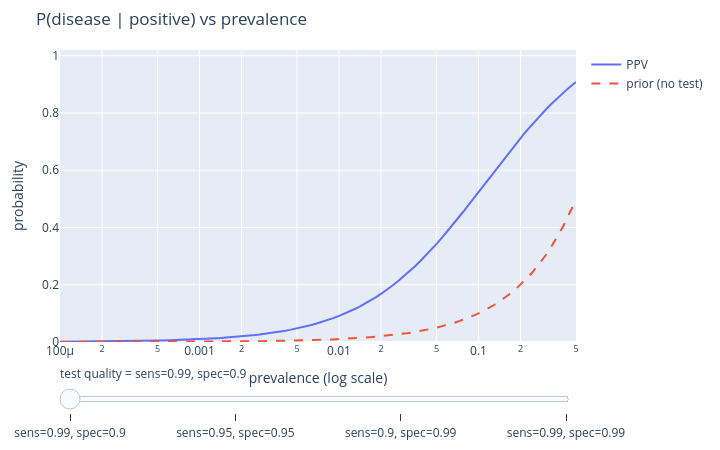

The cell this chart's notebook holds for it:
### Markdown cell above
## 4. Visualization — 有病率で PPV はどう動くか

PPV は有病率に強烈に依存します。下の Plotly スライダーで感度・特異度を変えながら、
**有病率 → PPV** の曲線を観察してください(静的 HTML でも動きます)。

- 有病率が低いほど、同じ検査でも PPV は急落する
- 特異度の改善は、低有病率域で感度の改善よりはるかに効く

### Code cell
# PPV vs prevalence, with a slider over (sensitivity, specificity) pairs.
prev_grid = np.logspace(-4, np.log10(0.5), 120)


def ppv_curve(sens, spec):
    return sens * prev_grid / (sens * prev_grid + (1 - spec) * (1 - prev_grid))


frames = []
for sens, spec in [(0.99, 0.90), (0.95, 0.95), (0.90, 0.99), (0.99, 0.99)]:
    frames.append((f"sens={sens}, spec={spec}",
                   [("PPV", ppv_curve(sens, spec), None),
                    ("prior (no test)", prev_grid, "dash")]))

fig = viz.plotly_curve_slider(prev_grid, frames, slider_name="test quality",
                              title="P(disease | positive) vs prevalence", ylim=(0, 1.02))
fig.update_xaxes(type="log", title="prevalence (log scale)")
fig.update_yaxes(title="probability")
fig.show()
